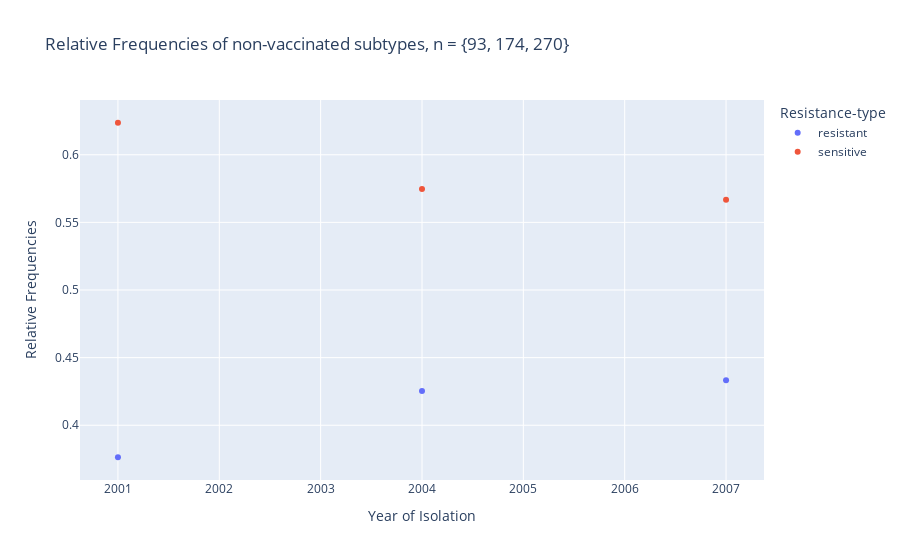

The cell this chart's notebook holds for it:
### Code cell
#plot of the relative frequencies as a scatter plot

fig = px.scatter(df_nonvacc_freq, x = 'Year of Isolation', y = 'Relative Frequencies',  color = 'Resistance-type', title = 'Relative Frequencies of non-vaccinated subtypes, n = {93, 174, 270}')
fig.show()

### Figure 1 — Plotly figure (JSON) as saved in the notebook; plotly's stock layout.template omitted (floating-point values rounded to 4 significant figures)
{"data": [{"hovertemplate": "Resistance-type=resistant<br>Year of Isolation=%{x}<br>Relative Frequencies=%{y}<extra></extra>", "legendgroup": "resistant", "marker": {"color": "#636efa", "symbol": "circle"}, "mode": "markers", "name": "resistant", "orientation": "v", "showlegend": true, "type": "scatter", "x": [2001, 2004, 2007], "xaxis": "x", "y": [0.3763, 0.4253, 0.4333], "yaxis": "y"}, {"hovertemplate": "Resistance-type=sensitive<br>Year of Isolation=%{x}<br>Relative Frequencies=%{y}<extra></extra>", "legendgroup": "sensitive", "marker": {"color": "#EF553B", "symbol": "circle"}, "mode": "markers", "name": "sensitive", "orientation": "v", "showlegend": true, "type": "scatter", "x": [2001, 2004, 2007], "xaxis": "x", "y": [0.6237, 0.5747, 0.5667], "yaxis": "y"}], "layout": {"legend": {"title": {"text": "Resistance-type"}, "tracegroupgap": 0}, "title": {"text": "Relative Frequencies of non-vaccinated subtypes, n = {93, 174, 270}"}, "xaxis": {"anchor": "y", "domain": [0, 1], "title": {"text": "Year of Isolation"}}, "yaxis": {"anchor": "x", "domain": [0, 1], "title": {"text": "Relative Frequencies"}}}}
